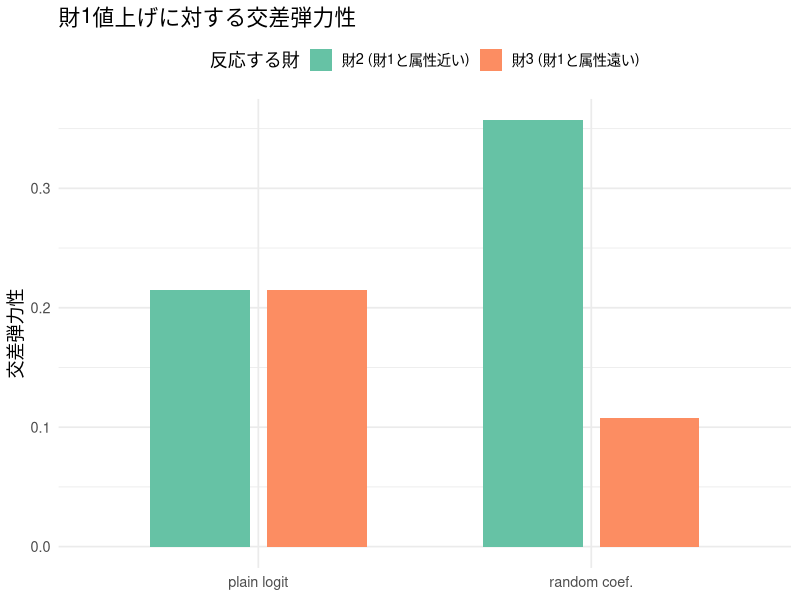
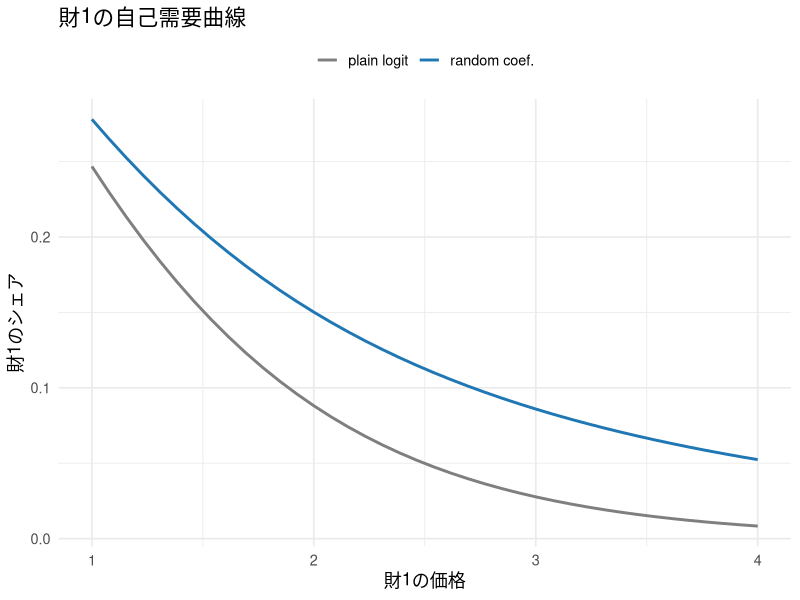
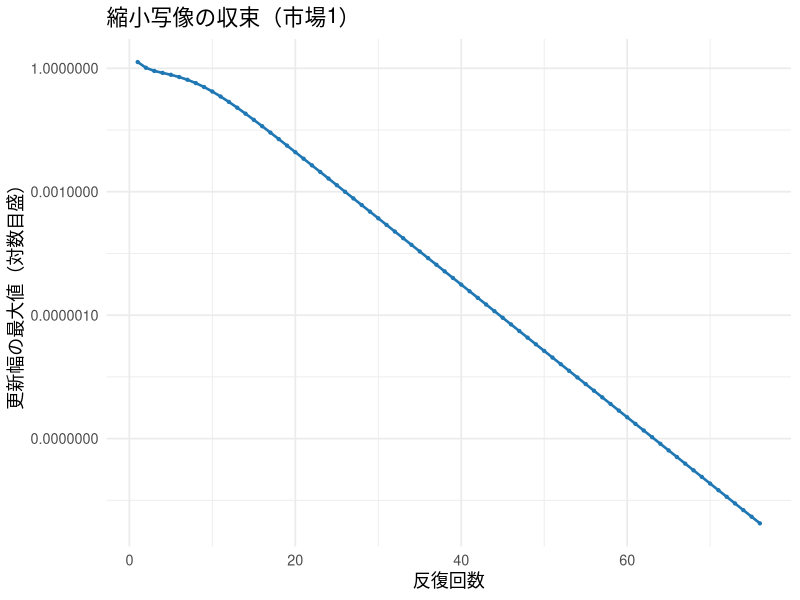
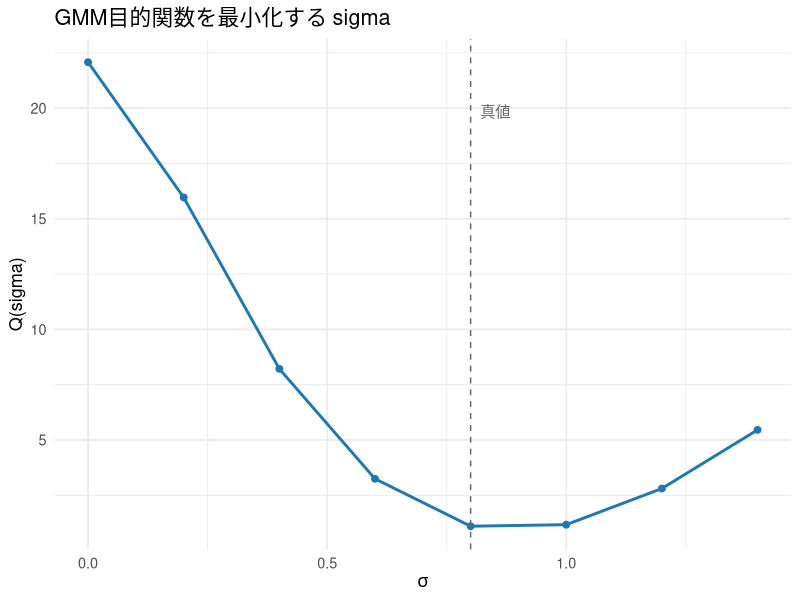
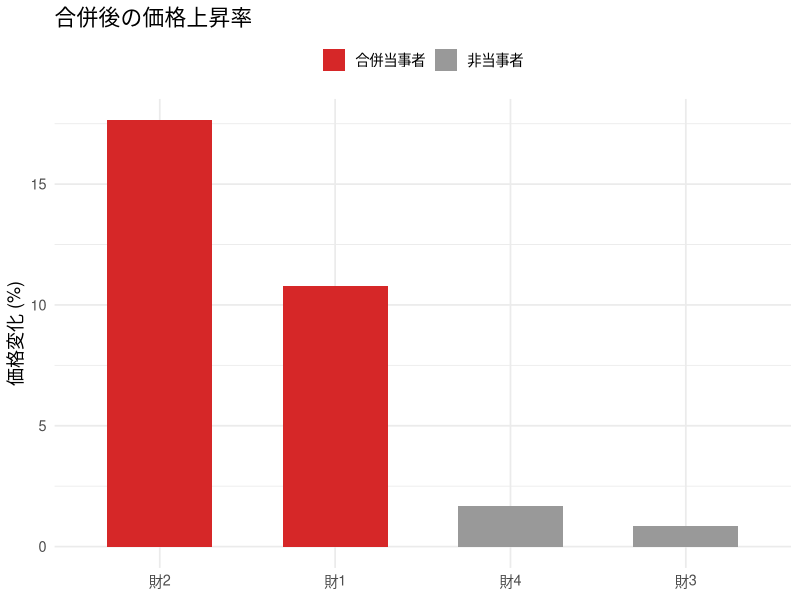

The R script that drew these images, in order:
## ---- chunk 1
#| include: false
library(ggplot2)
library(dplyr)
library(tidyr)
library(scales)
library(knitr)

set.seed(20264)

theme_lecture <- function() {
  fam <- if (Sys.info()[["sysname"]] == "Darwin") "Hiragino Sans" else ""
  theme_minimal(base_size = 13, base_family = fam)
}
theme_set(theme_lecture())
knitr::opts_chunk$set(fig.align = "center", dpi = 144)
options(scipen = 8)
## ---- chunk 2
# --- モンテカルロ積分でシェアを計算する関数 ---
# nu_x: 個人の属性選好ショック (ns), nu_p: 価格選好ショック (ns)
# 属性 x への好み beta_i = beta_x + sigma_x * nu_x
# 価格係数 alpha_i = exp(abar + sigma_p * nu_p)  （対数正規で正値保証）
sim_shares <- function(x, p, beta0, beta_x, sigma_x, abar, sigma_p, nu_x, nu_p) {
  ns <- length(nu_x)
  J  <- length(x)
  beta_i  <- beta_x + sigma_x * nu_x          # (ns) 属性選好
  alpha_i <- exp(abar + sigma_p * nu_p)       # (ns) 価格係数（正）
  # 効用 v[i,j] = beta0 + beta_i * x_j - alpha_i * p_j
  V <- outer(beta_i, x) - outer(alpha_i, p)   # (ns x J)
  V <- sweep(V, 2, rep(beta0, J), "+")        # 定数項を各財に足す
  eV <- exp(V)
  denom <- 1 + rowSums(eV)                     # outside の効用は 0 -> exp(0)=1
  s_ij <- eV / denom                           # (ns x J) 個人選択確率
  colMeans(s_ij)                               # 集計シェア (J)
}

# 属性: 財1と財2は近い(1.0, 0.9)、財3は離れている(-0.8)
x_char <- c(1.0, 0.9, -0.8)
beta0  <- -1.0
beta_x <- 1.2
alpha_mean_target <- exp(0.2)  # 比較を通じてE[alpha_i]を約1.22に固定
abar_for_sigma <- function(sigma_p) log(alpha_mean_target) - sigma_p^2 / 2
p_base <- c(2.0, 2.1, 1.8)

ns <- 200
nu_x <- rnorm(ns)
nu_p <- rnorm(ns)

# sigma_x = 0 (plain logit) と sigma_x = 1.2 (異質性あり) を比較
s_homog <- sim_shares(x_char, p_base, beta0, beta_x, 0.0, abar_for_sigma(0.0), 0.0, nu_x, nu_p)
s_heter <- sim_shares(x_char, p_base, beta0, beta_x, 1.2, abar_for_sigma(0.6), 0.6, nu_x, nu_p)

data.frame(
  product = c("財1", "財2", "財3"),
  x       = x_char,
  share_homog = round(s_homog, 4),
  share_heter = round(s_heter, 4)
) |> kable(caption = "同質(sigma=0) vs 異質(sigma>0) の集計シェア")
## ---- chunk 3
cross_elast <- function(sigma_x, sigma_p) {
  eps <- 1e-5
  abar_use <- abar_for_sigma(sigma_p)  # 平均価格感応度を固定して分散だけ変える
  s0 <- sim_shares(x_char, p_base, beta0, beta_x, sigma_x, abar_use, sigma_p, nu_x, nu_p)
  E  <- matrix(0, 3, 3)
  for (k in 1:3) {
    p_up <- p_base; p_up[k] <- p_up[k] + eps
    s1 <- sim_shares(x_char, p_up, beta0, beta_x, sigma_x, abar_use, sigma_p, nu_x, nu_p)
    # eta[j,k] = (ds_j/dp_k) * p_k / s_j
    E[, k] <- (s1 - s0) / eps * p_base[k] / s0
  }
  dimnames(E) <- list(paste0("財", 1:3), paste0("値上げ:財", 1:3))
  round(E, 3)
}

E_homog <- cross_elast(0.0, 0.0)
E_heter <- cross_elast(1.2, 0.6)
## ---- chunk 4
kable(E_homog, caption = "plain logit の弾力性行列（列=どの財を値上げしたか）")
## ---- chunk 5
kable(E_heter, caption = "random coefficient logit の弾力性行列")
## ---- chunk 6
#| fig-cap: "財1を値上げしたときの他財の反応。plain logit では財2・財3が同率、RC では属性の近い財2が強く反応する。"
df_plot <- data.frame(
  responder = rep(c("財2 (財1と属性近い)", "財3 (財1と属性遠い)"), 2),
  model     = rep(c("plain logit", "random coef."), each = 2),
  elasticity = c(E_homog[2, 1], E_homog[3, 1], E_heter[2, 1], E_heter[3, 1])
)
ggplot(df_plot, aes(model, elasticity, fill = responder)) +
  geom_col(position = position_dodge(width = 0.7), width = 0.6) +
  scale_fill_brewer(palette = "Set2") +
  labs(title = "財1値上げに対する交差弾力性",
       x = NULL, y = "交差弾力性", fill = "反応する財") +
  theme(legend.position = "top")
## ---- chunk 7
#| fig-cap: "財1の自己需要曲線。異質性を入れると曲率が変わる。"
p_grid <- seq(1.0, 4.0, length.out = 40)
demand_curve <- function(sigma_x, sigma_p) {
  abar_use <- abar_for_sigma(sigma_p)
  sapply(p_grid, function(pp) {
    p_try <- p_base; p_try[1] <- pp
    sim_shares(x_char, p_try, beta0, beta_x, sigma_x, abar_use, sigma_p, nu_x, nu_p)[1]
  })
}
dc <- data.frame(
  price = rep(p_grid, 2),
  share = c(demand_curve(0.0, 0.0), demand_curve(1.2, 0.6)),
  model = rep(c("plain logit", "random coef."), each = length(p_grid))
)
ggplot(dc, aes(price, share, color = model)) +
  geom_line(linewidth = 1) +
  scale_color_manual(values = c("plain logit" = "grey50", "random coef." = "#1f77b4")) +
  labs(title = "財1の自己需要曲線", x = "財1の価格", y = "財1のシェア", color = NULL) +
  theme(legend.position = "top")
## ---- chunk 8
# ---- 真のパラメータ ----
J <- 3; T <- 60; ns <- 200
beta0_true  <- 4.0      # 定数項
beta_x_true <- 1.5      # 属性 x への平均選好
abar_true   <- 0.5      # log価格係数の平均（中央値 = exp(0.5)）
sigma_true  <- 0.8      # 価格係数のばらつき（推定対象）

# ---- 製品属性・コストシフター・需要ショック ----
x  <- matrix(rnorm(T * J), T, J)                 # 属性（外生）
w  <- matrix(runif(T * J, 0.3, 1.3), T, J)       # コストシフター（需要から除外）
xi <- matrix(rnorm(T * J, 0, 0.6), T, J)         # 需要ショック（価格を内生化）

# 限界費用: mc = exp(g0 + gx*x + gw*w + omega)
g0 <- 0.2; gx <- 0.2; gw <- 1.0
omega <- matrix(rnorm(T * J, 0, 0.1), T, J)
mc <- exp(g0 + gx * x + gw * w + omega)

# 価格: 限界費用 + xi に反応するマークアップ（-> price と xi が相関 = 内生）
alpha_bar_true <- exp(abar_true + sigma_true^2 / 2)  # 水準での平均 E[alpha_i]
price <- mc * 1.4 + 0.8 * pmax(xi, 0) + 0.1

# シミュレーション個人（全市場で共通の nu を使う: 標準的な実装）
nu_p <- rnorm(ns)   # 価格係数の個人ショック
## ---- chunk 9
# delta_t: (J) 平均効用 = x'beta - alpha_bar*p + xi
# 戻り値: 集計インサイドシェア (J)
shares_from_delta <- function(delta_t, p_t, abar, sigma, nu_p) {
  alpha_i  <- exp(abar + sigma * nu_p)          # (ns)
  alpha_mean <- exp(abar + sigma^2 / 2)
  # mu[i,j] = -(alpha_i - E[alpha_i]) * p_j
  mu <- -outer(alpha_i - alpha_mean, p_t)         # (ns x J)
  V  <- sweep(mu, 2, delta_t, "+")               # delta を各列に足す
  eV <- exp(V)
  denom <- 1 + rowSums(eV)
  colMeans(eV / denom)
}

# ---- 観測シェアを真値で生成 ----
delta_true <- beta0_true + beta_x_true * x - alpha_bar_true * price + xi   # (T x J)
S_obs <- matrix(0, T, J)
for (t in 1:T) {
  S_obs[t, ] <- shares_from_delta(delta_true[t, ], price[t, ], abar_true, sigma_true, nu_p)
}
S0_obs <- 1 - rowSums(S_obs)   # outside share

cat("インサイドシェアの範囲:", round(range(S_obs), 4), "\n")
cat("アウトサイドシェアの範囲:", round(range(S0_obs), 4), "\n")
cat("価格とxiの相関（財ごと）:",
    round(sapply(1:J, function(j) cor(price[, j], xi[, j])), 3), "\n")
## ---- chunk 10
# sigma を固定して delta を解く（市場ごと）。trace_t で1市場の収束履歴を返す。
solve_delta <- function(sigma, abar, S_obs, S0_obs, price, nu_p,
                        tol = 1e-11, maxit = 1000, trace_t = NULL) {
  Tn <- nrow(S_obs); Jn <- ncol(S_obs)
  delta <- log(S_obs) - log(S0_obs)              # plain-logit 初期値 (T x J)
  trace <- NULL
  for (t in 1:Tn) {
    d <- delta[t, ]
    errs <- numeric(0)
    for (it in 1:maxit) {
      s_pred <- shares_from_delta(d, price[t, ], abar, sigma, nu_p)
      d_new  <- d + log(S_obs[t, ]) - log(s_pred)
      err    <- max(abs(d_new - d))
      errs   <- c(errs, err)
      d <- d_new
      if (err < tol) break
    }
    delta[t, ] <- d
    if (!is.null(trace_t) && t == trace_t) trace <- errs
  }
  list(delta = delta, trace = trace)
}

# 真の sigma で解いて、観測シェアを再現できるか確認
res_true <- solve_delta(sigma_true, abar_true, S_obs, S0_obs, price, nu_p, trace_t = 1)
recon_err <- max(abs(sapply(1:T, function(t)
  shares_from_delta(res_true$delta[t, ], price[t, ], abar_true, sigma_true, nu_p) - S_obs[t, ])))
cat("シェア再現の最大誤差:", recon_err, "\n")
cat("delta 回収の最大誤差（真値との差）:", max(abs(res_true$delta - delta_true)), "\n")
cat("市場1が収束するまでの反復回数:", length(res_true$trace), "\n")
## ---- chunk 11
#| fig-cap: "BLP 縮小写像の収束。誤差が対数目盛でほぼ直線に落ちる = 幾何収束。"
df_trace <- data.frame(iter = seq_along(res_true$trace), err = res_true$trace)
ggplot(df_trace, aes(iter, err)) +
  geom_line(color = "#1f77b4", linewidth = 0.9) +
  geom_point(color = "#1f77b4", size = 0.8) +
  scale_y_log10(labels = label_number()) +
  labs(title = "縮小写像の収束（市場1）",
       x = "反復回数", y = "更新幅の最大値（対数目盛）")
## ---- chunk 12
# 操作変数 Z: 定数, x, w, ライバルのx和, ライバルのw和
build_Z <- function(x, w) {
  Tn <- nrow(x); Jn <- ncol(x)
  Z <- matrix(0, Tn * Jn, 5)
  row <- 1
  for (t in 1:Tn) for (j in 1:Jn) {
    others <- setdiff(1:Jn, j)
    Z[row, ] <- c(1, x[t, j], w[t, j], sum(x[t, others]), sum(w[t, others]))
    row <- row + 1
  }
  Z
}
# 説明変数 X: 定数, x, price（price が内生）
build_X <- function(x, price) {
  cbind(1, as.vector(t(x)), as.vector(t(price)))
}

Z <- build_Z(x, w)
Xmat <- build_X(x, price)

# GMM 目的関数（重み行列 W = (Z'Z)^{-1}）
gmm_step <- function(sigma, abar) {
  res <- solve_delta(sigma, abar, S_obs, S0_obs, price, nu_p)
  d <- as.vector(t(res$delta))                   # (T*J) を製品×市場の順に並べる
  W <- solve(crossprod(Z))                        # (Z'Z)^{-1}
  ZX <- crossprod(Z, Xmat)                        # Z'X
  Zd <- crossprod(Z, d)                           # Z'delta
  theta1 <- solve(t(ZX) %*% W %*% ZX, t(ZX) %*% W %*% Zd)  # IV-GMM 線形パラメータ
  xi_hat <- d - Xmat %*% theta1
  g <- crossprod(Z, xi_hat)                        # モーメント Z'xi
  Q <- as.numeric(t(g) %*% W %*% g)
  list(Q = Q, theta1 = as.vector(theta1), xi_hat = xi_hat)
}
## ---- chunk 13
sigma_grid <- c(0.0, 0.2, 0.4, 0.6, 0.8, 1.0, 1.2, 1.4)
Q_vals <- sapply(sigma_grid, function(s) gmm_step(s, abar_true)$Q)

df_Q <- data.frame(sigma = sigma_grid, Q = Q_vals)
kable(df_Q, digits = 4, caption = "GMM目的関数 Q(sigma)")
cat("グリッド上の argmin:", sigma_grid[which.min(Q_vals)], " （真値 = 0.8）\n")
## ---- chunk 14
#| fig-cap: "GMM目的関数 Q(sigma)。真値 0.8 の近くで谷になる。"
ggplot(df_Q, aes(sigma, Q)) +
  geom_line(color = "#1f77b4", linewidth = 1) +
  geom_point(size = 2, color = "#1f77b4") +
  geom_vline(xintercept = sigma_true, linetype = "dashed", color = "grey40") +
  annotate("text", x = sigma_true + 0.02, y = max(Q_vals) * 0.9,
           label = "真値", hjust = 0, color = "grey40") +
  labs(title = "GMM目的関数を最小化する sigma",
       x = expression(sigma), y = "Q(sigma)")
## ---- chunk 15
best_sigma <- sigma_grid[which.min(Q_vals)]
fit_best <- gmm_step(best_sigma, abar_true)
data.frame(
  parameter = c("定数(beta0)", "beta_x", "-alpha_bar(価格)"),
  estimated = round(fit_best$theta1, 3),
  truth     = round(c(beta0_true, beta_x_true, -alpha_bar_true), 3)
) |> kable(caption = "回収された線形パラメータ vs 真値")
## ---- chunk 16
# --- 合併分析用の需要（推定済みパラメータを使う想定）---
# 4財市場。価格係数は対数正規（推定した abar, sigma を流用）。
abar_m  <- 0.5      # 推定された log価格係数の平均
sigma_m <- 0.8      # 推定された異質性
Jm <- 4
nu_m <- rnorm(ns)   # この市場のシミュレーション個人

# 製品の平均効用（価格を除く部分 = x'beta + xi）と真の限界費用
# （分析者は mc を知らない。FOC から逆算するのが仕事）
xbeta_xi <- c(3.0, 2.6, 2.9, 2.7)         # 財1-4 の x'beta + xi
mc_true_m <- c(1.0, 1.1, 1.2, 0.9)        # 真の限界費用（後で答え合わせに使うだけ）

# 個人選択確率 (ns x Jm) を価格 p から計算
choice_probs <- function(p) {
  alpha_i <- exp(abar_m + sigma_m * nu_m)          # (ns)
  V <- sweep(-outer(alpha_i, p), 2, xbeta_xi, "+") # v[i,j] = xbeta_xi_j - alpha_i p_j
  eV <- exp(V)
  eV / (1 + rowSums(eV))                            # outside = 1
}
agg_shares <- function(p) colMeans(choice_probs(p))

# シェアの価格微分 (Jm x Jm), 要素[k,j] = ds_k/dp_j
dS_dp <- function(p) {
  alpha_i <- exp(abar_m + sigma_m * nu_m)
  sij <- choice_probs(p)                            # (ns x Jm)
  Jmat <- matrix(0, Jm, Jm)
  for (j in 1:Jm) for (k in 1:Jm) {
    if (k == j) {
      Jmat[k, j] <- mean(-alpha_i * sij[, j] * (1 - sij[, j]))
    } else {
      Jmat[k, j] <- mean(alpha_i * sij[, k] * sij[, j])
    }
  }
  Jmat
}

# 所有行列 Omega（groups が同じ = 同一企業）
owner_matrix <- function(groups) outer(groups, groups, FUN = function(a, b) as.numeric(a == b))

# FOC の Delta と s（Delta[j,k] = -Omega[j,k] * ds_k/dp_j）
# dS_dp は [k,j]=ds_k/dp_j を返すので、転置して [j,k]=ds_k/dp_j にする
markup_pieces <- function(p, groups) {
  Jmat <- dS_dp(p)
  Omega <- owner_matrix(groups)
  Delta <- -(Omega * t(Jmat))       # [j,k] = -Omega[j,k]*ds_k/dp_j
  list(Delta = Delta, s = agg_shares(p))
}

# 均衡を固定点反復で解く: p = mc + Delta(p)^{-1} s(p)
solve_equilibrium <- function(mc, groups, p_init, tol = 1e-11, maxit = 2000) {
  p <- p_init
  for (it in 1:maxit) {
    mp <- markup_pieces(p, groups)
    p_new <- mc + solve(mp$Delta, mp$s)
    err <- max(abs(p_new - p))
    p <- p_new
    if (err < tol) return(list(p = p, iters = it, ok = TRUE))
  }
  list(p = p, iters = maxit, ok = FALSE)
}
## ---- chunk 17
groups_pre <- c(1, 2, 3, 4)   # 合併前：4社バラバラ

# 合併前均衡を前向きに計算（内部整合的なデータを作るため）
eq_pre <- solve_equilibrium(mc_true_m, groups_pre, p_init = mc_true_m * 1.5)
p0 <- eq_pre$p
s0 <- agg_shares(p0)
cat("合併前均衡の収束:", eq_pre$ok, " 反復:", eq_pre$iters, "\n")
cat("合併前価格 p0:", round(p0, 3), "\n")
cat("合併前シェア s0:", round(s0, 3), " outside:", round(1 - sum(s0), 3), "\n")

# 観測価格 p0 から FOC で mc を逆算（分析者の仕事）
mp0 <- markup_pieces(p0, groups_pre)
mc_implied <- p0 - solve(mp0$Delta, mp0$s)
cat("\n逆算した mc:", round(mc_implied, 4), "\n")
cat("真の mc    :", round(mc_true_m, 4), "\n")
cat("逆算の最大誤差:", max(abs(mc_implied - mc_true_m)), "\n")
## ---- chunk 18
groups_post <- c(1, 1, 3, 4)   # 財1・財2が合併して同一企業に

eq_post <- solve_equilibrium(mc_implied, groups_post, p_init = p0)
p1 <- eq_post$p
s1 <- agg_shares(p1)

cat("合併後均衡の収束:", eq_post$ok, " 反復:", eq_post$iters, "\n")

merger_tbl <- data.frame(
  product   = paste0("財", 1:4),
  merging   = c("○", "○", "", ""),
  price_pre  = round(p0, 3),
  price_post = round(p1, 3),
  pct_change = round((p1 - p0) / p0 * 100, 2),
  share_pre  = round(s0, 3),
  share_post = round(s1, 3)
)
kable(merger_tbl, caption = "合併の効果（財1・財2の合併）")
## ---- chunk 19
#| fig-cap: "合併による価格変化。合併した財1・財2が大きく上昇、非合併財はわずかに上昇。"
df_m <- data.frame(product = paste0("財", 1:4),
                   pct = (p1 - p0) / p0 * 100,
                   merging = c("合併当事者", "合併当事者", "非当事者", "非当事者"))
ggplot(df_m, aes(reorder(product, -pct), pct, fill = merging)) +
  geom_col(width = 0.6) +
  scale_fill_manual(values = c("合併当事者" = "#d62728", "非当事者" = "grey60")) +
  labs(title = "合併後の価格上昇率", x = NULL, y = "価格変化 (%)", fill = NULL) +
  theme(legend.position = "top")
## ---- chunk 20
Jmat0 <- dS_dp(p0)
diversion <- function(j, k) -Jmat0[k, j] / Jmat0[j, j]

cat("diversion D(財1->財2):", round(diversion(1, 2), 3), "\n")
cat("diversion D(財2->財1):", round(diversion(2, 1), 3), "\n")

# UPP（財1、効率化ゼロ）: D_{1->2} * (p2 - mc2)
upp1 <- diversion(1, 2) * (p0[2] - mc_implied[2])
cat("\nUPP(財1, 効率化なし):", round(upp1, 4),
    " （合併前価格の", round(upp1 / p0[1] * 100, 1), "%）\n")
## ---- chunk 21
cs_logsum <- function(p) {
  alpha_i <- exp(abar_m + sigma_m * nu_m)
  V <- sweep(-outer(alpha_i, p), 2, xbeta_xi, "+")
  inclusive <- log(1 + rowSums(exp(V)))    # outside 込み（効用0 -> exp(0)=1）
  mean(inclusive / alpha_i)                 # 各自の alpha で割って平均
}
cs0 <- cs_logsum(p0); cs1 <- cs_logsum(p1)
cat("消費者余剰（1人あたり）: 合併前", round(cs0, 4),
    " 合併後", round(cs1, 4), " 変化", round(cs1 - cs0, 4), "\n")
